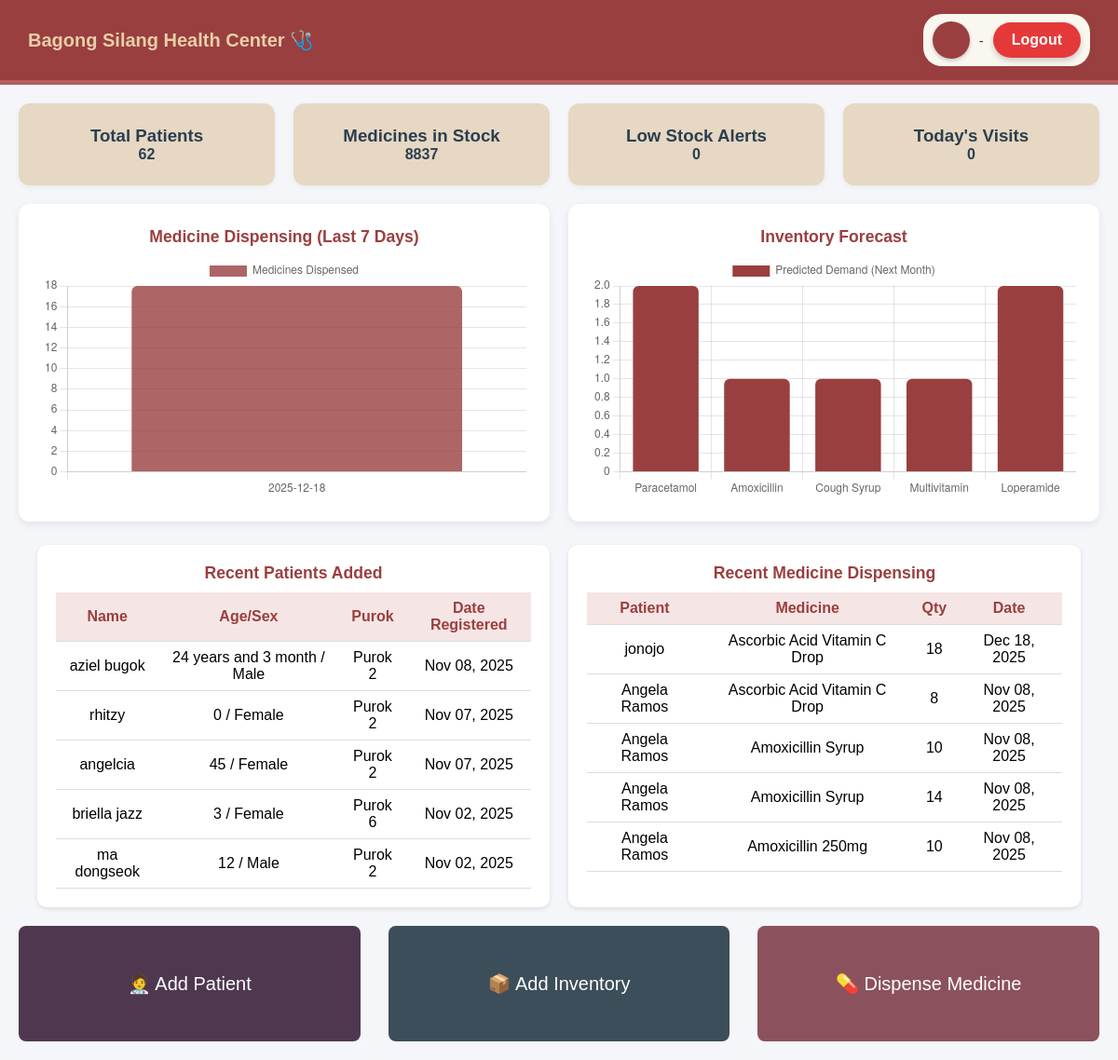
/admd.php, run on the app's committed database.
### tables this page shows
CREATE TABLE `patients` (
  `patient_id` int(11) NOT NULL,
  `fullname` varchar(150) NOT NULL,
  `dob` date NOT NULL,
  `age` varchar(20) DEFAULT NULL,
  `sex` enum('Male','Female') NOT NULL,
  `blood_type` varchar(5) DEFAULT NULL,
  `purok` varchar(50) NOT NULL,
  `contact` varchar(20) NOT NULL,
  `civil_status` enum('Single','Married','Widowed','Separated') DEFAULT NULL,
  `occupation` varchar(100) DEFAULT NULL,
  `emergency_contact` varchar(150) DEFAULT NULL,
  `date_registered` timestamp NOT NULL DEFAULT current_timestamp()
);

CREATE TABLE `medicine_assistance` (
  `assist_id` int(11) NOT NULL,
  `patient_id` int(11) NOT NULL,
  `record_id` int(11) DEFAULT NULL,
  `med_id` int(11) NOT NULL,
  `quantity_given` int(11) NOT NULL,
  `date_given` timestamp NOT NULL DEFAULT current_timestamp(),
  `given_by` varchar(100) DEFAULT NULL
);

CREATE TABLE `medicines` (
  `med_id` int(11) NOT NULL,
  `med_name` varchar(150) NOT NULL,
  `description` text DEFAULT NULL,
  `category` varchar(50) DEFAULT NULL,
  `quantity` int(11) NOT NULL DEFAULT 0,
  `unit` varchar(50) DEFAULT NULL,
  `batch_number` varchar(100) DEFAULT NULL,
  `notes` text DEFAULT NULL,
  `expiry_date` date DEFAULT NULL,
  `date_added` timestamp NOT NULL DEFAULT current_timestamp(),
  `reorder_level` int(11) NOT NULL DEFAULT 10
);

### admd.php (the view, shortened to what this page needs)
<?php
include 'db_connect.php';
include 'navbar.php';
function load_tiered_forecast_data() {
    $gbr_file = 'forecast_results.json';
    $prophet_file = 'seasonal_forecast.json';
    $lr_file = 'forecast_demand.json';
    $final_data = [];
    $gbr_data = file_exists($gbr_file) ? json_decode(file_get_contents($gbr_file), true) : [];
    $lr_data = file_exists($lr_file) ? json_decode(file_get_contents($lr_file), true) : [];
    $all_meds = array_keys(array_merge($gbr_data, $lr_data));
    $all_meds = array_unique($all_meds);
    foreach ($all_meds as $med_name) {
        $prediction = 0;
        if (isset($gbr_data[$med_name]) && $gbr_data[$med_name] > 0) {
            $prediction = $gbr_data[$med_name];
        }
        $final_data[$med_name] = round($prediction, 2);
    }
    return $final_data;
}
$forecastData = load_tiered_forecast_data();
$medNames = array_keys($forecastData);
$predictedValues = array_values($forecastData);
$totalPatients = $conn->query("SELECT COUNT(*) AS total FROM patients")->fetch_assoc()['total'] ?? 0;
$totalStock = $conn->query("SELECT SUM(quantity) AS total FROM medicines")->fetch_assoc()['total'] ?? 0;
$lowStock = $conn->query("SELECT COUNT(*) AS low FROM medicines WHERE quantity <= 10")->fetch_assoc()['low'] ?? 0;
$today = date('Y-m-d');
$todayVisits = $conn->query("SELECT COUNT(*) AS today FROM medicine_assistance WHERE DATE(date_given) = '$today'")->fetch_assoc()['today'] ?? 0;
$chartData = $conn->query("
  SELECT DATE(date_given) AS date, SUM(quantity_given) AS total_given
  FROM medicine_assistance
  WHERE date_given >= DATE_SUB(CURDATE(), INTERVAL 7 DAY)
  GROUP BY DATE(date_given)
  ORDER BY date ASC
");
$dates = [];
$quantities = [];
while ($row = $chartData->fetch_assoc()) {
  $dates[] = $row['date'];
  $quantities[] = $row['total_given'];
}
$recentPatients = $conn->query("
  SELECT fullname, sex, age, purok, date_registered
  FROM patients
  ORDER BY patient_id DESC
  LIMIT 5
");
$recentDispense = $conn->query("
  SELECT ma.date_given, p.fullname, m.med_name, ma.quantity_given
  FROM medicine_assistance ma
  JOIN patients p ON ma.patient_id = p.patient_id
  JOIN medicines m ON ma.med_id = m.med_id
  ORDER BY ma.date_given DESC
  LIMIT 5
");
?>
<!DOCTYPE html>
<html lang="en">
<head>
  <link rel="stylesheet" href="styles/admd.css">
</head>
<body>
  <main class="dashboard">
    <section class="summary-cards">
      <div class="card"><h3>Total Patients</h3><p><?= $totalPatients ?></p></div>
      <div class="card"><h3>Medicines in Stock</h3><p><?= $totalStock ?></p></div>
      <div class="card"><h3>Low Stock Alerts</h3><p><?= $lowStock ?></p></div>
      <div class="card"><h3>Today's Visits</h3><p><?= $todayVisits ?></p></div>
    </section>
    <section class="charts">
      <div class="chart-box">
        <h3>Medicine Dispensing (Last 7 Days)</h3>
        <canvas id="dispenseChart"></canvas>
      </div>
      <div class="chart-box">
        <h3>Inventory Forecast</h3>
        <canvas id="forecastChart"></canvas>
      </div>
    </section>
    <section class="updates">
      <div class="update-box">
        <h3>Recent Patients Added</h3>
        <table>
          <tr><th>Name</th><th>Age/Sex</th><th>Purok</th><th>Date Registered</th></tr>
          <?php if ($recentPatients->num_rows > 0): ?>
            <?php while ($row = $recentPatients->fetch_assoc()): ?>
              <tr>
                <td><?= htmlspecialchars($row['fullname']) ?></td>
                <td><?= htmlspecialchars($row['age'].' / '.$row['sex']) ?></td>
                <td><?= htmlspecialchars($row['purok']) ?></td>
                <td><?= date("M d, Y", strtotime($row['date_registered'])) ?></td>
              </tr>
            <?php endwhile; ?>
          <?php else: ?><tr><td colspan="4">No recent patients found.</td></tr><?php endif; ?>
        </table>
      </div>
      <div class="update-box">
        <h3>Recent Medicine Dispensing</h3>
        <table>
          <tr><th>Patient</th><th>Medicine</th><th>Qty</th><th>Date</th></tr>
          <?php if ($recentDispense->num_rows > 0): ?>
            <?php while ($row = $recentDispense->fetch_assoc()): ?>
              <tr>
                <td><?= htmlspecialchars($row['fullname']) ?></td>
                <td><?= htmlspecialchars($row['med_name']) ?></td>
                <td><?= htmlspecialchars($row['quantity_given']) ?></td>
                <td><?= date("M d, Y", strtotime($row['date_given'])) ?></td>
              </tr>
            <?php endwhile; ?>
          <?php else: ?><tr><td colspan="4">No dispensing records found.</td></tr><?php endif; ?>
        </table>
      </div>
    </section>
    <section class="quick-actions">
      <button class="btn green" onclick="window.location.href='pat.php'">🧑‍⚕️ Add Patient</button>
      <button class="btn blue" onclick="window.location.href='inv.php'">📦 Add Inventory</button>
      <button class="btn purple" onclick="window.location.href='med.php'">💊 Dispense Medicine</button>
    </section>
  </main>
  <script>
    // Dispensing Chart (Last 7 days)
    new Chart(document.getElementById('dispenseChart'), {
      type: 'bar',
      data: {
        labels: <?= json_encode($dates) ?>,
        datasets: [{
          label: 'Medicines Dispensed',
          data: <?= json_encode($quantities) ?>,
          backgroundColor: 'rgba(154, 63, 63, 0.8)',
          borderRadius: 6
        }]
      },
      options: { scales: { y: { beginAtZero: true } } }
    });
    // Forecast Chart
    new Chart(document.getElementById('forecastChart'), {
      type: 'bar',
      data: {
        labels: <?= json_encode($medNames) ?>,
        datasets: [{
          label: 'Predicted Demand (Next Month)',
          data: <?= json_encode($predictedValues) ?>,
          backgroundColor: '#9A3F3F',
          borderRadius: 6
        }]
      },
      options: {
        responsive: true,
        plugins: { legend: { display: true, position: 'top' } },
        scales: { y: { beginAtZero: true } }
      }
    });
  </script>
</body>
</html>

### navbar.php (shortened to what this page needs)
<header class="navbar">
  <div class="logo">Bagong Silang Health Center 🩺</div>
  <div class="user-info">
    <div class="avatar"><?php echo strtoupper(substr($_SESSION['role'], 0, 1)); ?></div>
    <span><?php echo ucfirst($_SESSION['role']); ?> - <?php echo $_SESSION['username']; ?></span>
    <form action="logout.php" method="post" style="display:inline;">
      <button type="submit" class="logout-btn">Logout</button>
    </form>
  </div>
</header>

### styles/admd.css (style rules this page uses)
* { margin: 0; padding: 0; box-sizing: border-box; font-family: Arial, sans-serif; }
.navbar { display: flex; justify-content: space-between; align-items: center; background: #9A3F3F; padding: 15px 30px; border-bottom: 5px solid #b45f5f; }
.logo { font-weight: bold; font-size:20px; color: #E6CFA9; }
.user-info { display: flex; align-items: center; gap: 10px; background: #faf7f1; padding: 8px 10px; border-radius: 20px; box-shadow: 0 2px 6px rgb(134 73 73 / 10%); font-family: Arial, sans-serif; color: #333; transition: all 0.3s ease; }
.avatar { width: 40px; height: 40px; background-color: #9A3F3F; color: #fff; border-radius: 50%; display: flex; align-items: center; justify-content: center; font-weight: bold; font-size: 18px; text-transform: uppercase; box-shadow: 0 2px 4px rgba(0,0,0,0.2); }
.user-info span { font-size: 15px; font-weight: 500; }
.logout-btn { background-color: #e53939; color: white; border: none; padding: 10px 20px; border-radius: 25px; cursor: pointer; font-size: 16px; font-weight: bold; transition: all 0.3s ease; box-shadow: 0 3px 6px rgba(0, 0, 0, 0.2); }
.dashboard { padding: 20px; background: #f4f6f9; min-height: 100vh; }
.summary-cards { display: grid; grid-template-columns: repeat(4, 1fr); gap: 20px; margin-bottom: 20px; }
.card { background: #fff; padding: 20px; border-radius: 12px; box-shadow: 0 2px 5px rgba(0,0,0,0.05); text-align: center; font-weight: 600; color: #2c3e50; }
.charts, .updates { display: flex; flex-wrap: wrap; gap: 20px; margin-bottom: 25px; }
.chart-box, .update-box { flex: 1; min-width: 300px; background: #fff; padding: 25px; border-radius: 12px; text-align: center; color: #666; box-shadow: 0 3px 8px rgba(0, 0, 0, 0.08); transition: all 0.3s ease; }
.chart-box h3, .update-box h3 { font-size: 1.1rem; color: #9A3F3F; margin-bottom: 10px; }
.quick-actions { display: flex; justify-content: space-evenly; align-items: center; width: 100%; gap: 30px; box-sizing: border-box; }
.btn { flex: 1; text-align: center; padding: 50px 0; border: none; border-radius: 8px; font-size: 20px; cursor: pointer; color: #ffffff; }
.btn.green { background: #4f384f; }
.btn.blue { background: #3c4e59; }
.btn.purple { background: #8b525d; }
.card { background: #E6D8C3; padding: 1.5rem; border-radius: 12px; box-shadow: 0 2px 6px rgba(0,0,0,0.05); text-align: center; transition: all 0.3s ease; cursor: pointer; }
.card { transition: all 0.3s ease; cursor: pointer; }

### admd.php (style rules this page uses)
.updates { display: flex; gap: 20px; margin: 20px; }
.update-box { background: #fff; padding: 20px; border-radius: 10px; flex: 1; box-shadow: 0 2px 5px rgba(0,0,0,0.1); }
table { width: 100%; border-collapse: collapse; text-align: center; }
th, td { padding: 8px 10px; border-bottom: 1px solid #ddd; }
th { background: #f6e5e5; color: #9A3F3F; }

### data on the page
patients: fullname "aziel bugok", age+sex "24 years and 3 month / Male", purok "Purok 2", date_registered "Nov 08, 2025"
patients: fullname "rhitzy", age+sex "0 / Female", purok "Purok 2", date_registered "Nov 07, 2025"
patients: fullname "angelcia", age+sex "45 / Female", purok "Purok 2", date_registered "Nov 07, 2025"
patients: fullname "briella jazz", age+sex "3 / Female", purok "Purok 6", date_registered "Nov 02, 2025"
patients: fullname "ma dongseok", age+sex "12 / Male", purok "Purok 2", date_registered "Nov 02, 2025"
medicine_assistance: patient.fullname "jonojo", med.med_name "Ascorbic Acid Vitamin C Drop", quantity_given "18", date_given "Dec 18, 2025"
medicine_assistance: patient.fullname "Angela Ramos", med.med_name "Ascorbic Acid Vitamin C Drop", quantity_given "8", date_given "Nov 08, 2025"
medicine_assistance: patient.fullname "Angela Ramos", med.med_name "Amoxicillin Syrup", quantity_given "10", date_given "Nov 08, 2025"
medicine_assistance: patient.fullname "Angela Ramos", med.med_name "Amoxicillin Syrup", quantity_given "14", date_given "Nov 08, 2025"
medicine_assistance: patient.fullname "Angela Ramos", med.med_name "Amoxicillin 250mg", quantity_given "10", date_given "Nov 08, 2025"

### other printed values
$totalPatients "62"
$totalStock "8837"
$lowStock "0"
$todayVisits "0"
chart data {{ json_encode($dates) }} ["2025-12-18"]
chart data {{ json_encode($quantities) }} ["18"]
chart data {{ json_encode($predictedValues) }} [2,1,1,1,2]
